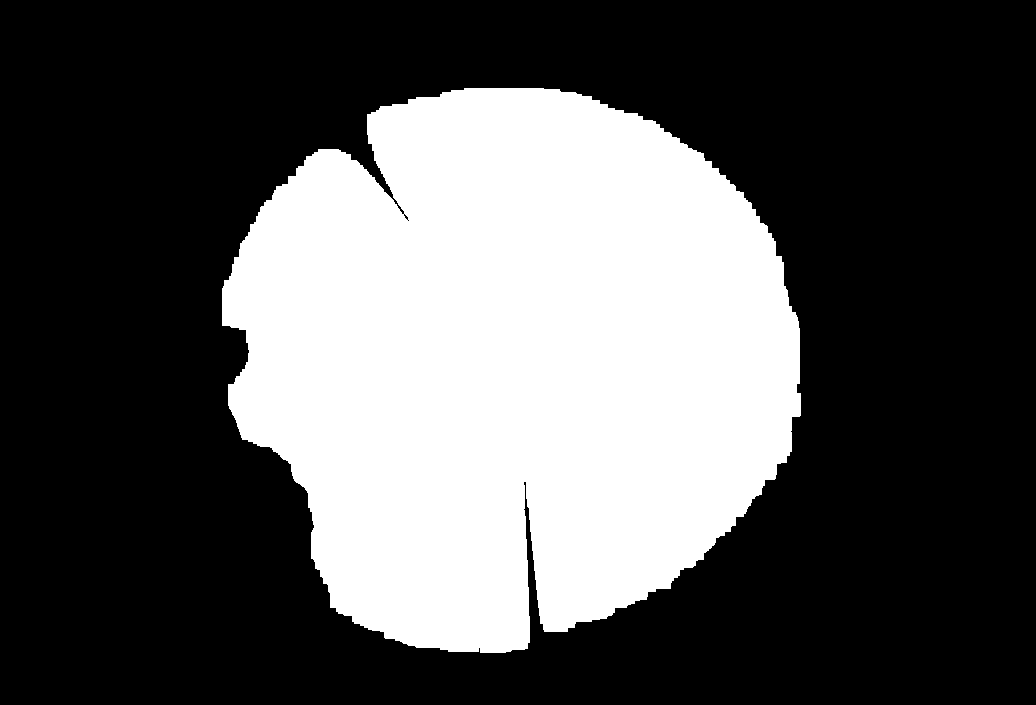
#> input picture masks/mask_delete_5.png, 1036 x 705 px, found by its file name
$ jupyter execute --allow-errors image_test.ipynb   (older library calls are emulated)
#> lines starting #> are read from the running program, lines starting #| are printed output that depends on the picture; after the words box and inside, x2 and y2 are one past the last pixel; in counts of white or black regions, pixels touching at a corner belong together; long printed decimals are rounded; pictures that were not available may be replaced by others from this repository, and a replacement may not be noted
### preprocessing.py
from code import interact
from re import S
import statistics
import numpy as np
import cv2
import os
from IPython.display import Image
from matplotlib import pyplot as plt
import shutil
from skimage.feature import graycomatrix,graycoprops
import pandas as pd
from TotalCalculation import *
from sklearn.decomposition import PCA
from sklearn.preprocessing import StandardScaler
import pickle

class preprocessData:
    def __init__(self):
        pass
    # [13 lines left out: function ScaledPCA, not called in this run]
    def cropSun(self,img):
        gray = cv2.cvtColor(img,cv2.COLOR_RGB2GRAY)
        _, thresh = cv2.threshold(gray, 252, 255, cv2.THRESH_BINARY)
        try:
            contours, _ = cv2.findContours(thresh, cv2.RETR_EXTERNAL, cv2.CHAIN_APPROX_SIMPLE)
            largest_contour = max(contours, key=cv2.contourArea)
            M = cv2.moments(largest_contour)
            mask = np.zeros_like(gray)
            #cv2.drawContours(mask, [largest_contour], -1, 255, thickness=cv2.FILLED)
            cX = int(M["m10"] / M["m00"])
            cY = int(M["m01"] / M["m00"])
            area = cv2.countNonZero(mask)
            radius = int(np.sqrt(area / np.pi))
            #img = cv2.circle(img.copy(), (cX, cY), radius, (0, 0, 0), -1)
            img = cv2.drawContours(img.copy(), [largest_contour], -1, 0, thickness=cv2.FILLED)
        except:
            pass
        return img
    # [20 lines left out: functions calculate_skewness, crop_center, Threshold, not called in this run]
    def applySunDelete(self,img):
        return cv2.bitwise_and(img,img,mask=cv2.inRange(img,np.array([0,0,0]),np.array([254,253,255])))
    # [51 lines left out: functions load_images_and_preprocess, load_single_image, Edging, getDataframe, not called in this run]
    def computeGlcmsingle(self,image,distance,angle):
        glcm = graycomatrix(image,distance,angle)
        return glcm
    # [6 lines left out: function computeGlcm, not called in this run]
    def showCloudRatio(self,images,mask,number):
        image = images
        return cv2.countNonZero(image[number])/cv2.countNonZero(mask)

class image:
    # [20 lines left out: functions getFilename, filename_to_ticks, extract_filename, not called in this run]

class thresholding:
    def __init__(self):
        pass
    # [82 lines left out: functions RBratiosingle, RBratio, not called in this run]

### Test_kernel/image_test.ipynb
[cell 1]
import cv2
import numpy as np
from matplotlib import pyplot as plt
import sys
path = r'C:\Users\ASUS\Documents\NARIT_internship_data\All_sky_camera_Astropark_Chaingmai\2024-06\2024-06-25\638548759927633225.png'
mask = cv2.imread('masks\\mask_delete_5.png',cv2.IMREAD_GRAYSCALE)
#> mask: shape (705, 1036); 33.8% white; 1 white region, box (x1, y1, x2, y2) and area: (222, 88, 801, 653) 246583
def remove_glare(image_path):
    image = cv2.imread(image_path)
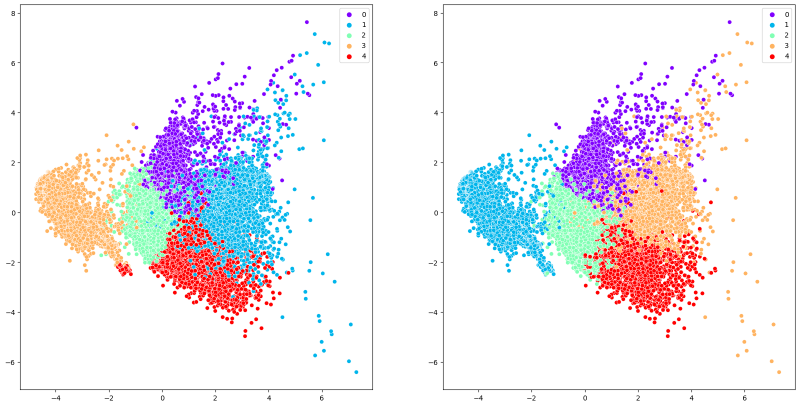
#> input picture Instruction..png, 1600 x 813 px, given in place of 638548759927633225.png, which was not available (shown at 1/2 size)
#> image is the input picture: shape (813, 1600, 3); mean B, G, R 239.7, 234.7, 238.9
    lab = cv2.cvtColor(image, cv2.COLOR_BGR2LAB)
#> lab: shape (813, 1600, 3); mean of channels 0, 1, 2 240.7, 131.4, 127.7
    l,a,b = cv2.split(lab)
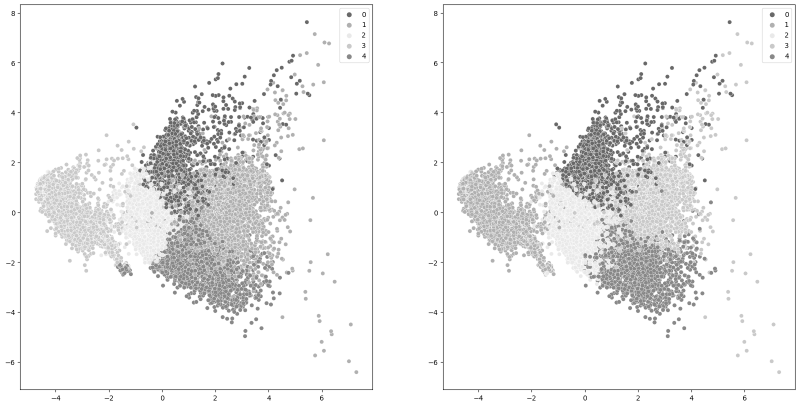
#> l: shape (813, 1600) (shown at 1/2 size); min 0, max 255, mean 240.7
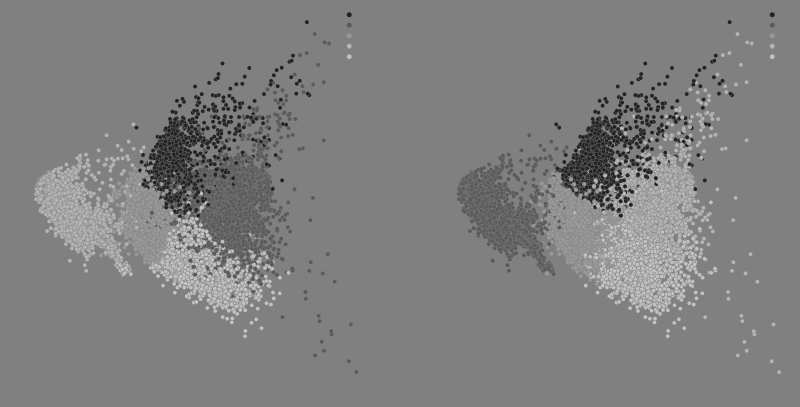
#> b: shape (813, 1600) (shown at 1/2 size); min 35, max 195, mean 127.7

    l_eq = cv2.equalizeHist(l)
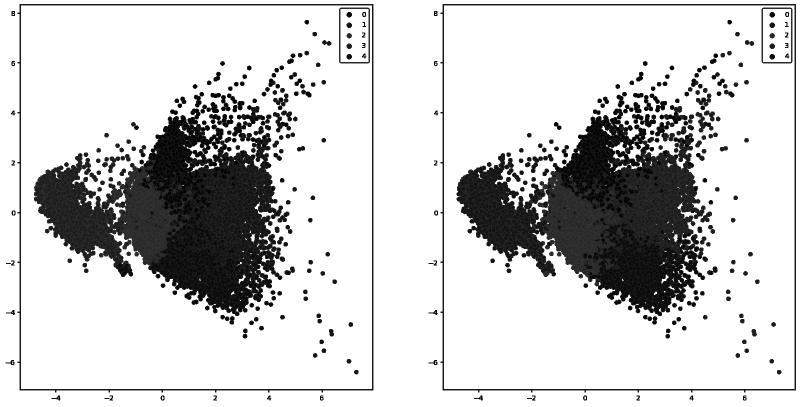
#> l_eq: shape (813, 1600) (shown at 1/2 size); min 0, max 255, mean 206.6
    lab_eq = cv2.merge((l_eq, a, b))
#> lab_eq: shape (813, 1600, 3); mean of channels 0, 1, 2 206.6, 131.4, 127.7
    lab_eq = cv2.cvtColor(lab_eq,cv2.COLOR_LAB2RGB)
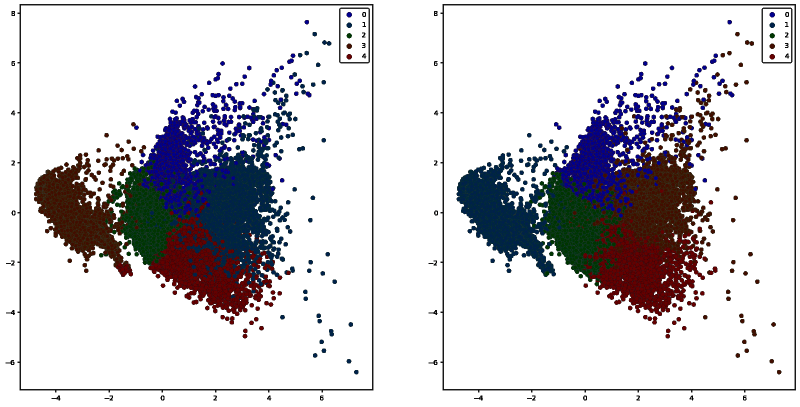
#> lab_eq: shape (813, 1600, 3) (shown at 1/2 size); mean R, G, B 208.2, 206.1, 210
    return np.hstack((image,lab_eq))
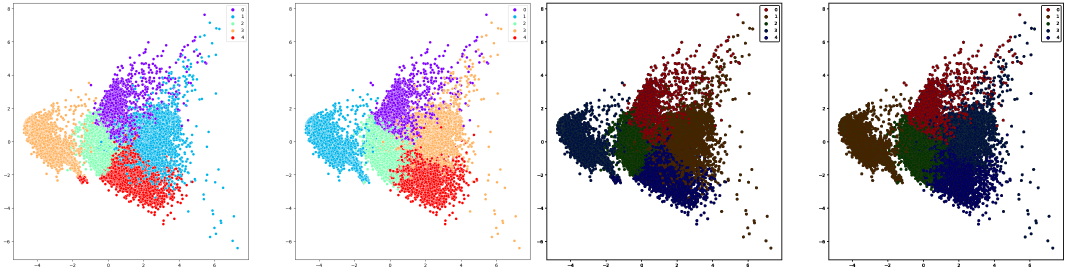
#> returned value: shape (813, 3200, 3) (shown at 1/3 size); mean of channels 0, 1, 2 223.9, 220.4, 224.5; drawn as B, G, R
rmv = remove_glare(path)
plt.figure(figsize=(20,20))
plt.imshow(rmv)

[cell 2]
import os
sys.path.append(os.path.abspath(os.path.join(os.getcwd(), '..')))
from preprocessing import preprocessData
def sky_status(cloud_percent):
    if cloud_percent < 15:
        return "Clear"
    elif cloud_percent < 64:
        return "Partly cloudy"
    elif cloud_percent < 82:
        return "Mostly cloudy"
    else:
        return "Overcast"

[cell 3]
img1 = cv2.imread(path)
img1 = cv2.cvtColor(img1,cv2.COLOR_BGR2RGB)
img1 = preprocessData().cropSun(img1)
#> in cropSun, `_, thresh = cv2.threshold(gray, 252, 255, cv2.THRESH_BINARY)`:
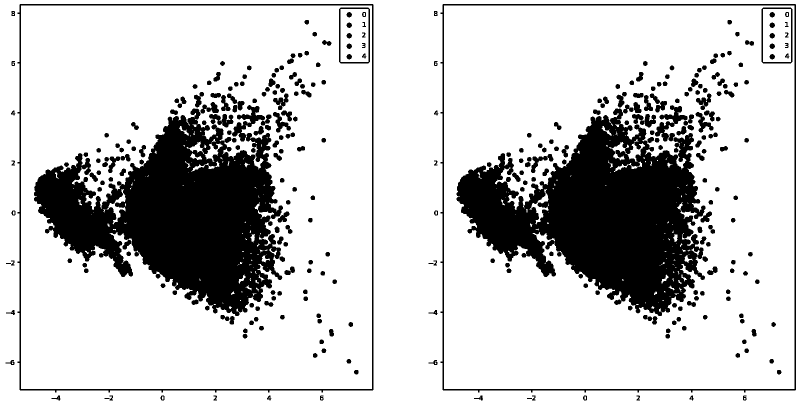
#> thresh: shape (813, 1600) (shown at 1/2 size); 78.9% white; 332 black regions, largest, box (x1, y1, x2, y2) and area: (68, 210, 570, 632) 110378, (913, 217, 1411, 632) 108449, (35, 8, 747, 785) 9014
#> in cropSun, `contours, _ = cv2.findContours(thresh, cv2.RETR_EXTERNAL, cv2.CHAIN_AP..`: contours = [[[0, 0], [0, 812], [1599, 812], [1599, 0]]]
#> in cropSun, `largest_contour = max(contours, key=cv2.contourArea)`: largest_contour = [[0, 0], [0, 812], [1599, 812], [1599, 0]]
#> in cropSun, `M = cv2.moments(largest_contour)`: M = moments, m00 1298388, centre m10/m00, m01/m00 = (799.5, 406)
#> in cropSun, `cX = int(M["m10"] / M["m00"])`: cX = 799
#> in cropSun, `cY = int(M["m01"] / M["m00"])`: cY = 406
#> in cropSun, `area = cv2.countNonZero(mask)`: mask: shape (813, 1600); every value is 0
#> in cropSun, `img = cv2.drawContours(img.copy(), [largest_contour], -1, 0, thickness..`: img: shape (813, 1600, 3); every value is 0
img1 = cv2.cvtColor(img1,cv2.COLOR_RGB2GRAY)
#> (the rest of this cell did not finish here and is left out)

[cell 4]
path1 = r"C:\Users\ASUS\Documents\NARIT_internship_data\All_sky_camera_Astropark_Chaingmai\2024-06\2024-06-23\638547163259748477.png"
img2 = cv2.imread(path1)
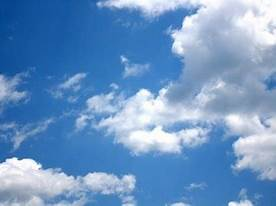
#> input picture Cloud/cloud108.jpg, 276 x 206 px, given in place of 638547163259748477.png, which was not available
#> img2 is the input picture: shape (206, 276, 3); mean B, G, R 195.9, 149.5, 108.4
img2 = cv2.cvtColor(img2,cv2.COLOR_BGR2RGB)
img2 = preprocessData().cropSun(img2)
#> in cropSun (call 2), `gray = cv2.cvtColor(img,cv2.COLOR_RGB2GRAY)`:
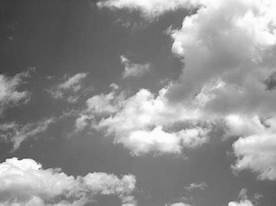
#> gray: shape (206, 276); min 52, max 255, mean 142.5
#> in cropSun (call 2), `_, thresh = cv2.threshold(gray, 252, 255, cv2.THRESH_BINARY)`:
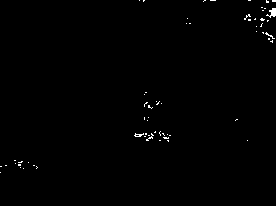
#> thresh: shape (206, 276); 0.54% white in thin lines or dots, all inside (x1, y1, x2, y2) = (0, 0, 276, 173)
#> in cropSun (call 2), `contours, _ = cv2.findContours(thresh, cv2.RETR_EXTERNAL, cv2.CHAIN_AP..`: contours = 63 contours, 62 with area under 20; largest, box (x1, y1, x2, y2) and area: (266, 8, 276, 18) 34
#> in cropSun (call 2), `largest_contour = max(contours, key=cv2.contourArea)`: largest_contour = contour of 20 points, box (x1, y1, x2, y2) (266, 8, 276, 18), area 34
#> in cropSun (call 2), `M = cv2.moments(largest_contour)`: M = moments, m00 34, centre m10/m00, m01/m00 = (272.5, 12.12)
#> in cropSun (call 2), `cX = int(M["m10"] / M["m00"])`: cX = 272
#> in cropSun (call 2), `cY = int(M["m01"] / M["m00"])`: cY = 12
#> in cropSun (call 2), `area = cv2.countNonZero(mask)`: mask: shape (206, 276); every value is 0
img2 = cv2.cvtColor(img2,cv2.COLOR_RGB2GRAY)
#> img2: shape (206, 276)
#> (the rest of this cell did not finish here and is left out)

[cell 5]
std1 = np.std(img1)
#> std1 = 0
std2 = np.std(img2)
#> std2 = 49.6

print(std1)
#| 0.0
print(std2)
#| 49.599
